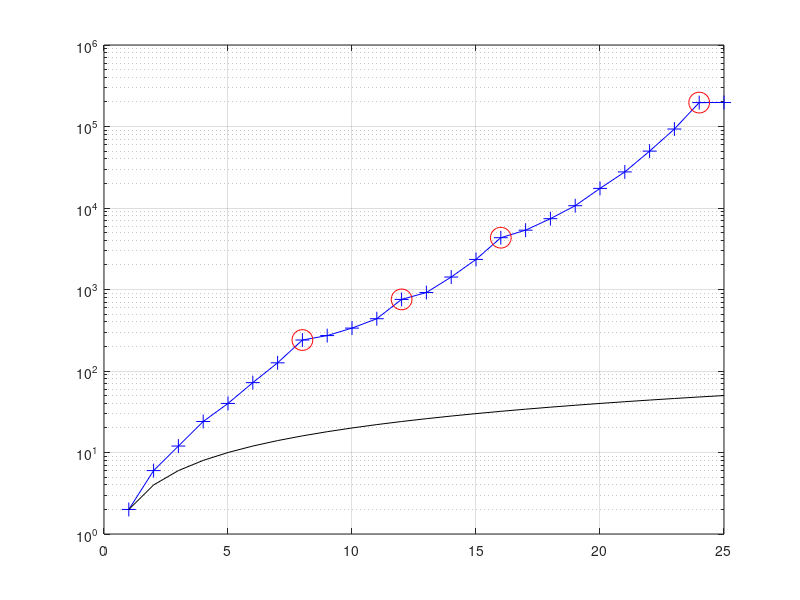
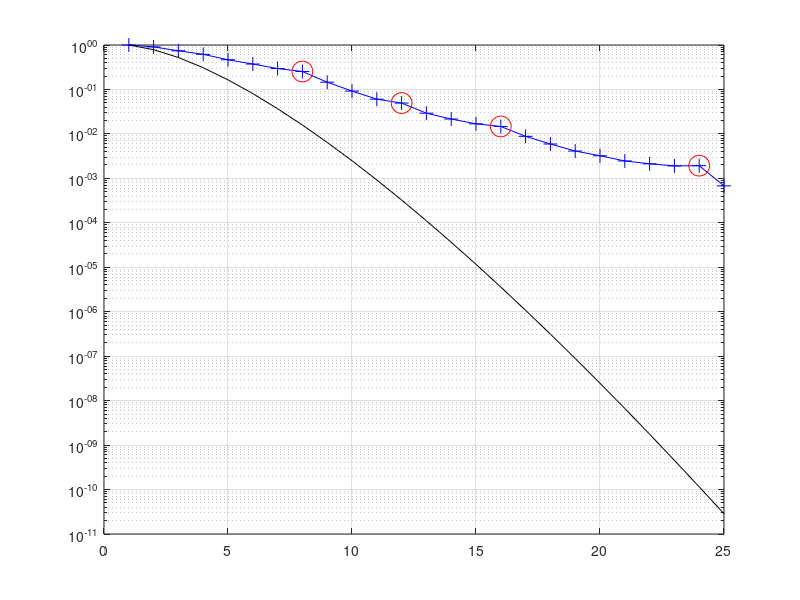

Write the MATLAB code that produced these figures, in order.
% script RR_best_lattices.m
% the best kissing and density for lattices (only) up to dimension 25.
% important note: this table does NOT include non-lattice packings.

kissing=[2 6 12 24 40 72 126 240 272 336 438 756 918 1422 2340 ...
          4320 5346 7398 10668 17400 27720 49896 93150 196560 197056];
figure(1); semilogy(kissing,'b+-','MarkerSize',10); hold on, grid
semilogy([8 12 16 24],kissing([8 12 16 24]),'ro','MarkerSize',15)
semilogy([1:25],[2:2:50],'k-')

% data from https://www.math.rwth-aachen.de/~Gabriele.Nebe/LATTICES/density.html
delta=[1/2 1/(2*sqrt(3)) 1/(4*sqrt(2)) 1/8 1/(8*sqrt(2)) 1/(8*sqrt(3)) 1/16 1/16 ...
 1/(16*sqrt(2)) 1/(16*sqrt(3)) 1/(18*sqrt(3)) 1/27 1/(18*sqrt(3)) 1/(16*sqrt(3)) 1/(16*sqrt(2)) 1/16 ...
 1/16 1/(8*sqrt(3)) 1/(8*sqrt(2)) 1/8 1/(4*sqrt(2)) 1/(2*sqrt(3)) 1/2 1 1/sqrt(2)]
for n=1:25, V(n)=pi^(n/2)/gamma(n/2+1); density(n)=delta(n)*V(n); Zdensity(n)=V(n)/2^n; end
Zdensity

figure(2); semilogy(density,'b+-','MarkerSize',10); hold on, grid
semilogy([8 12 16 24],density([8 12 16 24]),'ro','MarkerSize',15)
semilogy(Zdensity,'k-'), 


% Gosset Lattice E_8=Lambda_8
% Coxeter-Todd Lattice K_12, Lambda_12(max)
% Barnes-Wall Lattice BW_16=Lambda_16
% Leech Lattice Lambda_24
